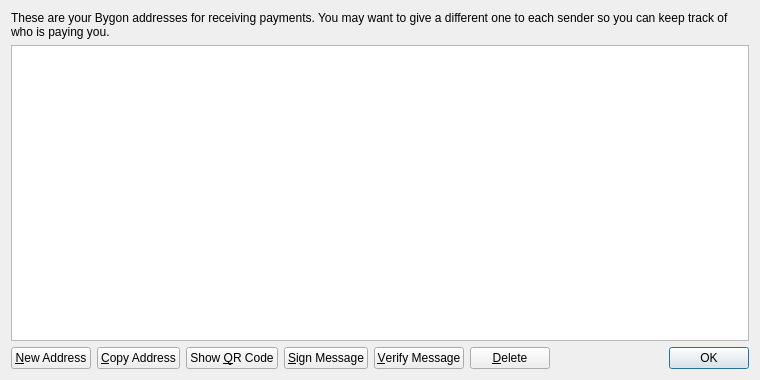
<?xml version="1.0" encoding="UTF-8"?>
<ui version="4.0">
 <class>AddressBookPage</class>
 <widget class="QWidget" name="AddressBookPage">
  <property name="geometry">
   <rect>
    <x>0</x>
    <y>0</y>
    <width>760</width>
    <height>380</height>
   </rect>
  </property>
  <property name="windowTitle">
   <string>Address Book</string>
  </property>
  <layout class="QVBoxLayout" name="verticalLayout">
   <item>
    <widget class="QLabel" name="labelExplanation">
     <property name="text">
      <string>These are your Bygon addresses for receiving payments. You may want to give a different one to each sender so you can keep track of who is paying you.</string>
     </property>
     <property name="textFormat">
      <enum>Qt::PlainText</enum>
     </property>
     <property name="wordWrap">
      <bool>true</bool>
     </property>
    </widget>
   </item>
   <item>
    <widget class="QTableView" name="tableView">
     <property name="contextMenuPolicy">
      <enum>Qt::CustomContextMenu</enum>
     </property>
     <property name="toolTip">
      <string>Double-click to edit address or label</string>
     </property>
     <property name="tabKeyNavigation">
      <bool>false</bool>
     </property>
     <property name="alternatingRowColors">
      <bool>true</bool>
     </property>
     <property name="selectionMode">
      <enum>QAbstractItemView::SingleSelection</enum>
     </property>
     <property name="selectionBehavior">
      <enum>QAbstractItemView::SelectRows</enum>
     </property>
     <property name="sortingEnabled">
      <bool>true</bool>
     </property>
     <attribute name="verticalHeaderVisible">
      <bool>false</bool>
     </attribute>
    </widget>
   </item>
   <item>
    <layout class="QHBoxLayout" name="horizontalLayout">
     <item>
      <widget class="QPushButton" name="newAddressButton">
       <property name="toolTip">
        <string>Create a new address</string>
       </property>
       <property name="text">
        <string>&amp;New Address</string>
       </property>
       <property name="icon">
        <iconset resource="../bitcoin.qrc">
         <normaloff>:/icons/add</normaloff>:/icons/add</iconset>
       </property>
      </widget>
     </item>
     <item>
      <widget class="QPushButton" name="copyToClipboard">
       <property name="toolTip">
        <string>Copy the currently selected address to the system clipboard</string>
       </property>
       <property name="text">
        <string>&amp;Copy Address</string>
       </property>
       <property name="icon">
        <iconset resource="../bitcoin.qrc">
         <normaloff>:/icons/editcopy</normaloff>:/icons/editcopy</iconset>
       </property>
      </widget>
     </item>
     <item>
      <widget class="QPushButton" name="showQRCode">
       <property name="text">
        <string>Show &amp;QR Code</string>
       </property>
       <property name="icon">
        <iconset resource="../bitcoin.qrc">
         <normaloff>:/icons/qrcode</normaloff>:/icons/qrcode</iconset>
       </property>
      </widget>
     </item>
     <item>
      <widget class="QPushButton" name="signMessage">
       <property name="toolTip">
        <string>Sign a message to prove you own a Bitcoin address</string>
       </property>
       <property name="text">
        <string>&amp;Sign Message</string>
       </property>
       <property name="icon">
        <iconset resource="../bitcoin.qrc">
         <normaloff>:/icons/edit</normaloff>:/icons/edit</iconset>
       </property>
      </widget>
     </item>
     <item>
      <widget class="QPushButton" name="verifyMessage">
       <property name="toolTip">
        <string>Verify a message to ensure it was signed with a specified Bitcoin address</string>
       </property>
       <property name="text">
        <string>&amp;Verify Message</string>
       </property>
       <property name="icon">
        <iconset resource="../bitcoin.qrc">
         <normaloff>:/icons/transaction_0</normaloff>:/icons/transaction_0</iconset>
       </property>
      </widget>
     </item>
     <item>
      <widget class="QPushButton" name="deleteButton">
       <property name="toolTip">
        <string>Delete the currently selected address from the list. Only sending addresses can be deleted.</string>
       </property>
       <property name="text">
        <string>&amp;Delete</string>
       </property>
       <property name="icon">
        <iconset resource="../bitcoin.qrc">
         <normaloff>:/icons/remove</normaloff>:/icons/remove</iconset>
       </property>
      </widget>
     </item>
     <item>
      <spacer name="horizontalSpacer">
       <property name="orientation">
        <enum>Qt::Horizontal</enum>
       </property>
       <property name="sizeHint" stdset="0">
        <size>
         <width>40</width>
         <height>20</height>
        </size>
       </property>
      </spacer>
     </item>
     <item>
      <widget class="QDialogButtonBox" name="buttonBox">
       <property name="sizePolicy">
        <sizepolicy hsizetype="Maximum" vsizetype="Fixed">
         <horstretch>0</horstretch>
         <verstretch>0</verstretch>
        </sizepolicy>
       </property>
       <property name="standardButtons">
        <set>QDialogButtonBox::Ok</set>
       </property>
      </widget>
     </item>
    </layout>
   </item>
  </layout>
 </widget>
 <resources>
  <include location="../bitcoin.qrc"/>
 </resources>
 <connections/>
</ui>
